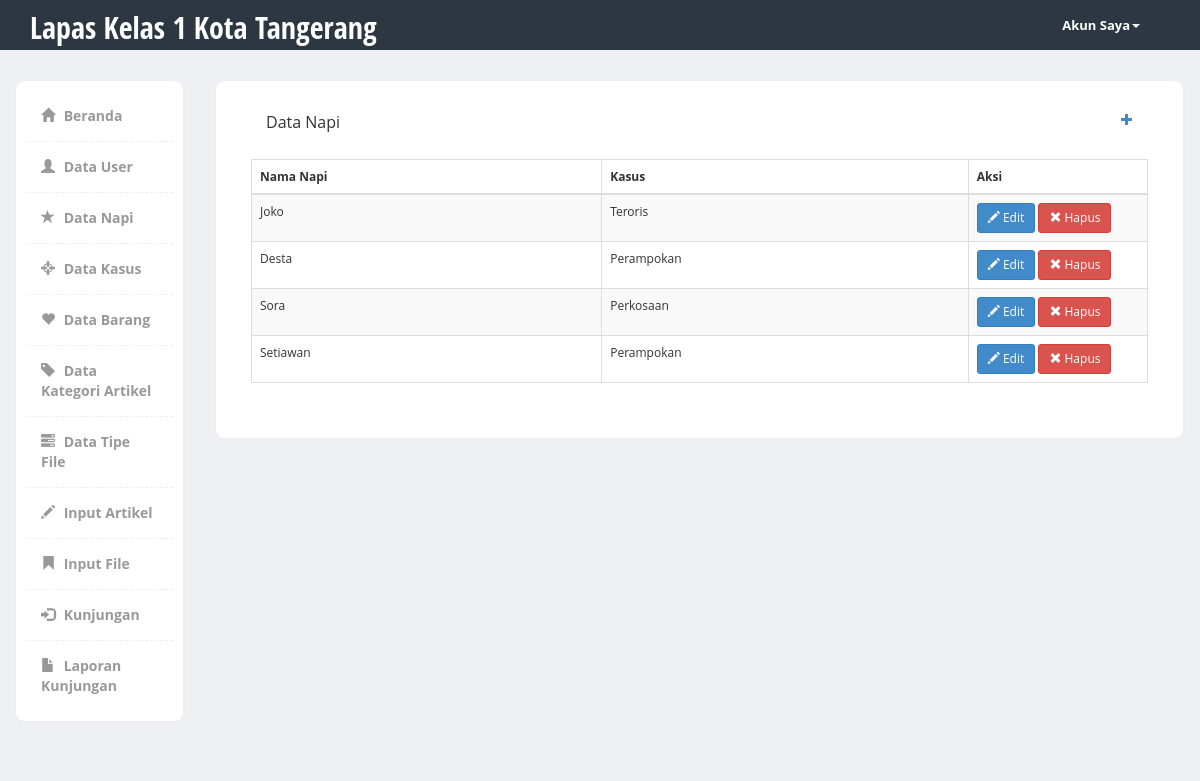
The app's page /admin/index.php?page=napi (signed in) with its own data.
### tables this page shows
CREATE TABLE IF NOT EXISTS `napi` (
  `id_napi` varchar(5) NOT NULL,
  `nama_napi` varchar(50) NOT NULL,
  `id_kasus` varchar(3) NOT NULL
);

CREATE TABLE IF NOT EXISTS `kasus` (
  `id_kasus` varchar(3) NOT NULL,
  `kasus` varchar(30) NOT NULL
);

### admin/page/napi.php (the view)
<div class="row">
    <div class="col-md-12">
        <div class="content-box-large">
            <div class="panel-heading">
                <div class="panel-title">Data Napi</div>
                <div class="panel-options">
                    <a href="index.php?page=napi-add" data-rel="reload"><i class="glyphicon glyphicon-plus"></i></a>
                </div>
            </div>
            <div class="panel-body">
            <table cellpadding="0" cellspacing="0" class="table table-striped table-bordered" id="example">
                <thead>
                    <tr>
                        <th>Nama Napi</th>
                        <th>Kasus</th>
                        <th style="width: 20%">Aksi</th>
                    </tr>
                </thead>
                <tbody>
                <?php
                    $r = $con->query("SELECT napi.id_napi, napi.nama_napi, kasus.kasus FROM kasus INNER JOIN napi ON kasus.id_kasus = napi.id_kasus");
                    while ($rr = $r->fetch_array()) {
                ?>
                    <tr>
                        <td><?php echo $rr['nama_napi'];?></td>
                        <td><?php echo $rr['kasus'];?></td>
                        <td class="center">
                            <a href="index.php?page=napi-edit&id_napi=<?php echo $rr['id_napi'];?>" class="btn btn-primary btn-sm"><i class="glyphicon glyphicon-pencil"></i> Edit</a>
                            <a href="controller/act-napi-del.php?id_napi=<?php echo $rr['id_napi'];?>" onclick="return confirm('Yakin ingin hapus data?')" class="btn btn-danger btn-sm"><i class="glyphicon glyphicon-remove"></i> Hapus</a>
                        </td>
                    </tr>
                <?php
                    }
                ?>
                </tbody>
            </table>
            </div>
        </div>
    </div>
</div>

### admin/assets/css/styles.css (style rules this page uses)
body { font-family: 'Open Sans', sans-serif; background-color: #f7f7f7; position: relative; margin: 0px; font-size: 12px; padding: 0px; }
.content-box, .content-box-large { margin-bottom:30px; background:#fff; border-radius:10px; padding:10px; border-left:1px solid #eee; border-top:1px solid #eee; border-right:2px solid #eee; border-bottom:2px solid #eee; }
.content-box-large { padding: 20px; }
body { background-color: #eff0f3; }
.panel-heading>.panel-title, .content-box-header .panel-title { float: left; padding: 10px 15px; padding-top: 0px; }
.panel-heading>.panel-options, .content-box-header .panel-options { float: right; padding-right: 15px; }
.panel-heading>.panel-options>a, .content-box-header .panel-options>a { margin-top: 10px; }
.panel-body { clear:both; }

### records on screen
napi: nama_napi "Joko", id_kasus.kasus "Teroris"
napi: nama_napi "Desta", id_kasus.kasus "Perampokan"
napi: nama_napi "Sora", id_kasus.kasus "Perkosaan"
napi: nama_napi "Setiawan", id_kasus.kasus "Perampokan"
